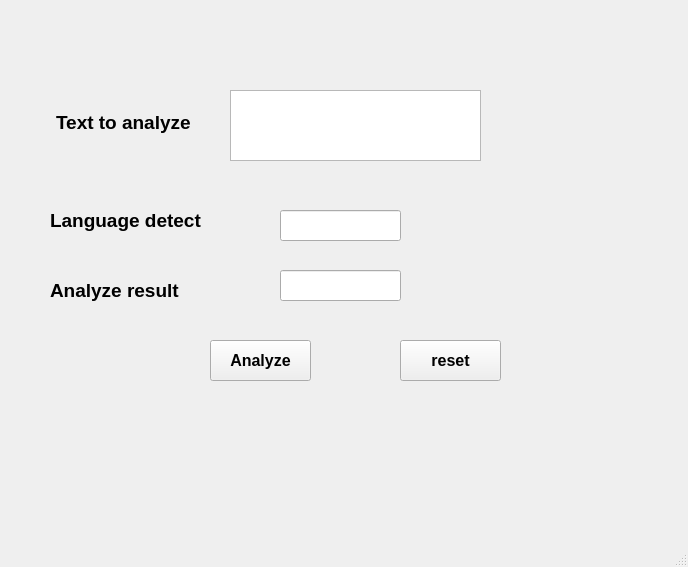
<?xml version="1.0" encoding="UTF-8"?>
<ui version="4.0">
 <class>MainWindow</class>
 <widget class="QMainWindow" name="MainWindow">
  <property name="geometry">
   <rect>
    <x>0</x>
    <y>0</y>
    <width>688</width>
    <height>567</height>
   </rect>
  </property>
  <property name="windowTitle">
   <string>Sentiment text analyzer</string>
  </property>
  <widget class="QWidget" name="centralwidget">
   <widget class="QPushButton" name="analyzeButton">
    <property name="geometry">
     <rect>
      <x>210</x>
      <y>340</y>
      <width>101</width>
      <height>41</height>
     </rect>
    </property>
    <property name="font">
     <font>
      <pointsize>12</pointsize>
      <weight>75</weight>
      <bold>true</bold>
     </font>
    </property>
    <property name="text">
     <string>Analyze</string>
    </property>
   </widget>
   <widget class="QLineEdit" name="langEdit">
    <property name="geometry">
     <rect>
      <x>280</x>
      <y>210</y>
      <width>121</width>
      <height>31</height>
     </rect>
    </property>
    <property name="font">
     <font>
      <pointsize>12</pointsize>
      <weight>75</weight>
      <bold>true</bold>
     </font>
    </property>
   </widget>
   <widget class="QLineEdit" name="resultEdit">
    <property name="geometry">
     <rect>
      <x>280</x>
      <y>270</y>
      <width>121</width>
      <height>31</height>
     </rect>
    </property>
    <property name="font">
     <font>
      <pointsize>12</pointsize>
      <weight>75</weight>
      <bold>true</bold>
     </font>
    </property>
   </widget>
   <widget class="QPushButton" name="resetButton">
    <property name="geometry">
     <rect>
      <x>400</x>
      <y>340</y>
      <width>101</width>
      <height>41</height>
     </rect>
    </property>
    <property name="font">
     <font>
      <pointsize>12</pointsize>
      <weight>75</weight>
      <bold>true</bold>
     </font>
    </property>
    <property name="text">
     <string>reset</string>
    </property>
   </widget>
   <widget class="QLabel" name="label">
    <property name="geometry">
     <rect>
      <x>56</x>
      <y>102</y>
      <width>151</width>
      <height>41</height>
     </rect>
    </property>
    <property name="font">
     <font>
      <pointsize>14</pointsize>
      <weight>75</weight>
      <bold>true</bold>
     </font>
    </property>
    <property name="text">
     <string>Text to analyze</string>
    </property>
   </widget>
   <widget class="QLabel" name="label_2">
    <property name="geometry">
     <rect>
      <x>50</x>
      <y>200</y>
      <width>171</width>
      <height>41</height>
     </rect>
    </property>
    <property name="font">
     <font>
      <pointsize>14</pointsize>
      <weight>75</weight>
      <bold>true</bold>
     </font>
    </property>
    <property name="text">
     <string>Language detect</string>
    </property>
   </widget>
   <widget class="QLabel" name="label_3">
    <property name="geometry">
     <rect>
      <x>50</x>
      <y>270</y>
      <width>151</width>
      <height>41</height>
     </rect>
    </property>
    <property name="font">
     <font>
      <pointsize>14</pointsize>
      <weight>75</weight>
      <bold>true</bold>
     </font>
    </property>
    <property name="text">
     <string>Analyze result</string>
    </property>
   </widget>
   <widget class="QTextEdit" name="textEdit">
    <property name="geometry">
     <rect>
      <x>230</x>
      <y>90</y>
      <width>251</width>
      <height>71</height>
     </rect>
    </property>
    <property name="font">
     <font>
      <pointsize>14</pointsize>
      <weight>75</weight>
      <bold>true</bold>
     </font>
    </property>
   </widget>
  </widget>
  <widget class="QMenuBar" name="menubar">
   <property name="geometry">
    <rect>
     <x>0</x>
     <y>0</y>
     <width>688</width>
     <height>21</height>
    </rect>
   </property>
  </widget>
  <widget class="QStatusBar" name="statusbar"/>
 </widget>
 <resources/>
 <connections/>
</ui>
